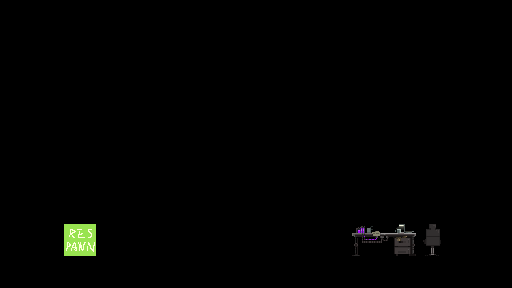

Below is a game level as drawn by its tile map, then a one-line description and the .tmx file that defines it, in full:
An orthogonal 16x9 tile map with 32x32 px tiles, 3 tile layers (Wall, Object, Background).

<map version="1.10" tiledversion="1.11.2" orientation="orthogonal" renderorder="right-down" width="16" height="9" tilewidth="32" tileheight="32" infinite="0" nextlayerid="6" nextobjectid="1">
 <tileset firstgid="1" source="ExtendedMapSet.tsx" />
 <layer id="1" name="Wall" width="16" height="9">
  <data encoding="csv">
0,0,0,0,0,0,0,0,0,0,0,0,0,0,0,0,
0,0,0,0,0,0,0,0,0,0,0,0,0,0,0,0,
0,0,0,0,0,0,0,0,0,0,0,0,0,0,0,0,
0,0,0,0,0,0,0,0,0,0,0,0,0,0,0,0,
0,0,0,0,0,0,0,0,0,0,0,0,0,0,0,0,
0,0,0,0,0,0,0,0,0,0,0,0,0,0,0,0,
0,0,0,0,0,0,0,0,0,0,0,0,0,0,0,0,
0,0,0,0,0,0,0,0,0,0,0,0,0,0,0,0,
11,11,11,11,11,11,11,11,11,11,11,11,11,11,11,11
</data>
 </layer>
 <layer id="2" name="Object" width="16" height="9">
  <data encoding="csv">
0,0,0,0,0,0,0,0,0,0,0,0,0,0,0,0,
0,0,0,0,0,0,0,0,0,0,0,0,0,0,0,0,
0,0,0,0,0,0,0,0,0,0,0,0,0,0,0,0,
0,0,0,0,0,0,0,0,0,0,0,0,0,0,0,0,
0,0,0,0,0,0,0,0,0,0,0,0,0,0,0,0,
0,0,0,0,0,0,0,0,0,0,0,0,0,0,0,0,
0,0,0,0,0,0,0,0,0,0,0,0,0,0,0,0,
0,0,21,0,0,0,0,0,0,0,0,0,0,0,0,0,
0,0,0,0,0,0,0,0,0,0,0,0,0,0,0,0
</data>
 </layer>
 <layer id="3" name="Background" width="16" height="9">
  <data encoding="csv">
0,0,0,0,0,0,0,0,0,0,0,0,0,0,0,0,
0,0,0,0,0,0,0,0,0,0,0,0,0,0,0,0,
0,0,0,0,0,0,0,0,0,0,0,0,0,0,0,0,
0,0,0,0,0,0,0,0,0,0,0,0,0,0,0,0,
0,0,0,0,0,0,0,0,0,0,0,0,0,0,0,0,
0,0,0,0,0,0,0,0,0,0,0,0,0,0,0,0,
0,0,0,0,0,0,0,0,0,0,0,0,0,0,0,0,
0,0,0,0,0,0,0,0,0,0,0,95,96,86,0,0,
0,0,0,0,0,0,0,0,0,0,0,0,0,0,0,0
</data>
 </layer>
</map>
